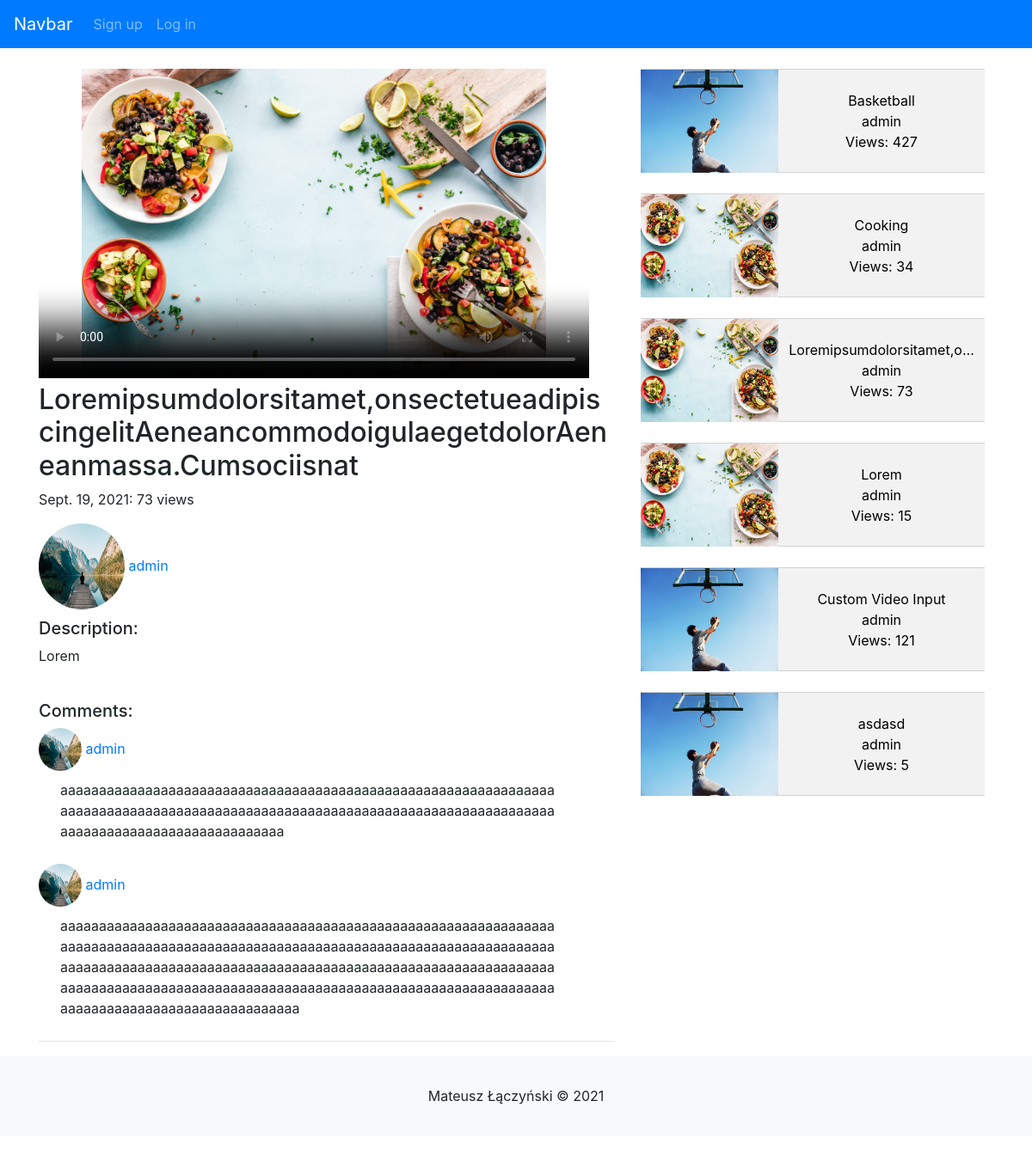
The app's page /watch/3-loremipsumdolorsitametonsectetueadipisc/ with its own data.
### videos/models.py (models this page shows, shortened)
class Video(models.Model):
    title = models.CharField(max_length=120)
    description = models.TextField(max_length=1500)
    video = models.FileField(upload_to="videos")
    slug = models.SlugField(blank=True, null=True, unique=True)
    date = models.DateField(default=timezone.now)
    thumbnail = models.ImageField(upload_to="thumbnails")
    views = models.IntegerField(default=0)
    author = models.ForeignKey(User, on_delete=models.CASCADE, null=True,blank=True, related_name="author")
    likes = models.ManyToManyField(User, blank=True, related_name="video")
    def save(self, *args, **kwargs):
        self.slug = slugify(str(self.id) +"-"+self.title[:40])
        super(Video,self).save()
    def get_absolute_url(self):
        return f"/watch/{self.slug}/"

class Comment(models.Model):
    author = models.ForeignKey(User, null=True, blank=True, on_delete=models.SET_NULL)
    content = models.TextField(max_length=1500)
    video = models.ForeignKey(Video,null=True, blank=True, on_delete=models.CASCADE)

### profiles/models.py (models this page shows, shortened)
class Profile(models.Model):
    user = models.OneToOneField(User, on_delete=models.CASCADE)
    bio = models.TextField(blank=True, max_length=2000)
    birth_date = models.DateTimeField(null=True, blank=True)
    image = models.ImageField(upload_to="profile_pictures", default="profile_pictures/default.jpg")

### videos/views.py (the view)
# urls.py: path('watch/<slug:video_slug>/', detail, name="detail"),
def detail(request, video_slug):
    video = get_object_or_404(Video, slug=video_slug)
    video.views = video.views + 1
    video.save()
    description_length = len(video.description)
    videos = Video.objects.all()
    comments = Comment.objects.filter(video=video)
    if request.method == 'POST':
        comment_form = CommentForm(request.POST)
        if comment_form.is_valid():
            form = comment_form.save(commit=False)
            form.author = request.user
            form.video = video
            form.save()
            return HttpResponseRedirect(reverse('detail', args=[str(video.slug)]))
    else:
        comment_form = CommentForm()
    context = {
        "video": video,
        "videos": videos,
        "description_length":description_length,
        "comments": comments,
        "comment_form":comment_form,
    }
    return render(request,'detail.html', context)

### templates/detail.html (shortened to what this page needs)
{% extends "base.html"%}
{% load crispy_forms_tags %}
{% block 'content' %}
    <div class="row">
    <div class="col" style="max-width:700px;">
        <video class="video" controls poster="{{ video.thumbnail.url}}">
            <source src="{{video.video.url}}">
        </video>
        <h2 style="overflow-wrap: break-word; width: 100%;">{{video.title}}</h2>
        <p>{{video.date}}: {{video.views}} views</p>
        <a href="{% url 'profile-view' video.author %}">
            <img class="author-video-img" src="{{ video.author.profile.image.url}}">
            {{video.author}}
        </a>
            <h5 style="margin-top:10px;">Description:</h5>
            <div id="description">
                <p style="overflow-wrap: break-word; width: 100%;">{{video.description | truncatechars:101 }}</p>
            </div>
            <br>
            <h5>Comments:</h5>
            {% for comment in comments %}
                <div class="comment-card">
                    <a href="{% url 'profile-view' comment.author %}">
                        <img class="author-comment-img" src="{{ comment.author.profile.image.url}}">
                        {{comment.author}}
                    </a>
                    <p style="overflow-wrap: break-word; width: 100%;
                    padding:10px; margin-left:15px">{{comment.content}}</p>
                </div>
            {% empty %}
            <p style="padding:10px; margin-left:15px">No comments yet...</p>
            {% endfor %}
        <hr>
    </div>
        <div class="col">
            {% for video in videos %}
                <a href="{{video.get_absolute_url}}" style="text-decoration: none;">
                    <div class="video-card">
                            <img style="float: left;" src="{{video.thumbnail.url}}" width="160" height="120">
                            <p style="color:black; text-decoration: none"><br>{{video.title | truncatechars:25}}<br>
                                {{video.author}} <br>
                                Views: {{video.views}}</p>
                    </div>
                </a><br>
            {% endfor %}
        </div>
    </div>
{% endblock %}

### static/style.css (style rules this page uses)
.video { width: 640px; height:360px; }
.video-card { background-color: #f2f2f2; width: 400px; height:121px; text-align: center; border-bottom: 1px solid lightgray; border-top: 1px solid lightgray; color:#262626; }
.author-comment-img { max-width:50px; max-height:50px; border-radius:50%; min-width:50px; min-height:50px; }
.author-video-img { max-width:100px; max-height:100px; border-radius:50%; min-width:100px; min-height:100px; }
.comment-card { max-width: 600px; }

### records on screen
Video: title "Loremipsumdolorsitamet,onsectetueadipiscingelitAeneancommodoigulaegetdolorAeneanmassa.Cumsociisnat", date "Sept. 19, 2021", views "73", author.profile.image (placeholder picture), author "admin", description "Lorem", thumbnail (picture), title "Loremipsumdolorsitamet,o…"
Comment: author.profile.image (placeholder picture), author "admin", content "aaaaaaaaaaaaaaaaaaaaaaaaaaaaaaaaaaaaaaaaaaaaaaaaaaaaaaaaaaaaaaaaaaaaaaaaaaaaaaaaaaaaaaaaaaaaaaaaaaaaaaaaaaaaaaaaaaaaaaaaaaaaaaaaaaaaaaaaaaaaaaaaaaaaaaaaaaaaa"
Comment: author.profile.image (placeholder picture), author "admin", content "aaaaaaaaaaaaaaaaaaaaaaaaaaaaaaaaaaaaaaaaaaaaaaaaaaaaaaaaaaaaaaaaaaaaaaaaaaaaaaaaaaaaaaaaaaaaaaaaaaaaaaaaaaaaaaaaaaaaaaaaaaaaaaaaaaaaaaaaaaaaaaaaaaaaaaaaaaaaaaaaaaaaaaaaaaaaaaaaaaaaaaaaaaaaaaaaaaaaaaaaaaaaaaaaaaaaaaaaaaaaaaaaaaaaaaaaaaaaaaaaaaaaaaaaaaaaaaaaaaaaaaaaaaaaaaaaaaaaaaaaaaaaaaa"
Video: thumbnail (picture), title "Basketball", author "admin", views "427"
Video: thumbnail (picture), title "Cooking", author "admin", views "34"
Video: thumbnail (picture), title "Lorem", author "admin", views "15"
Video: thumbnail (picture), title "Custom Video Input", author "admin", views "121"
Video: thumbnail (picture), title "asdasd", author "admin", views "5"
